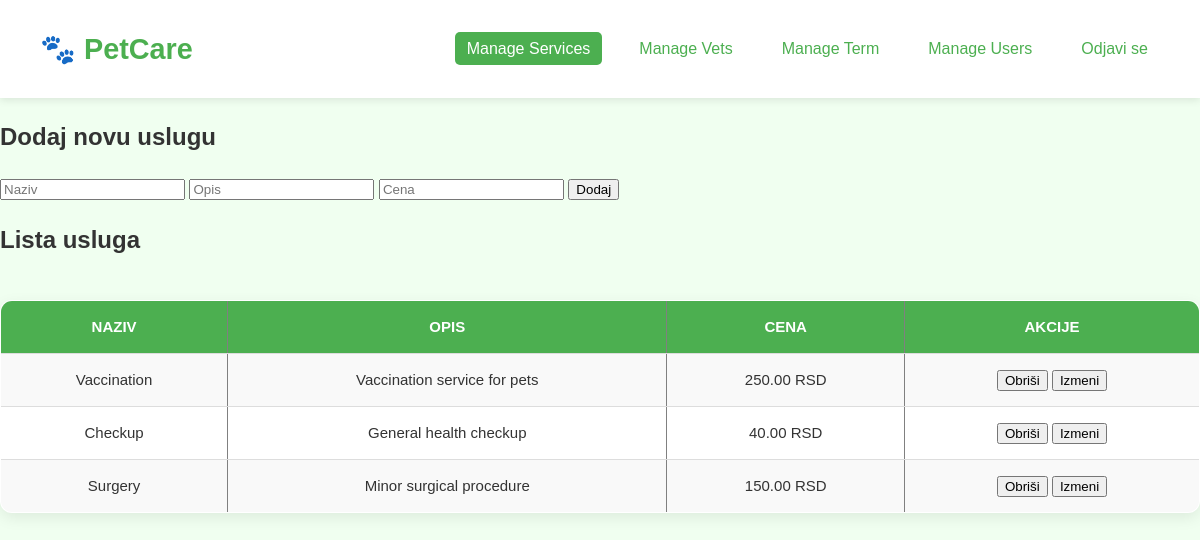
Before: /manage_services.php with the older database file.
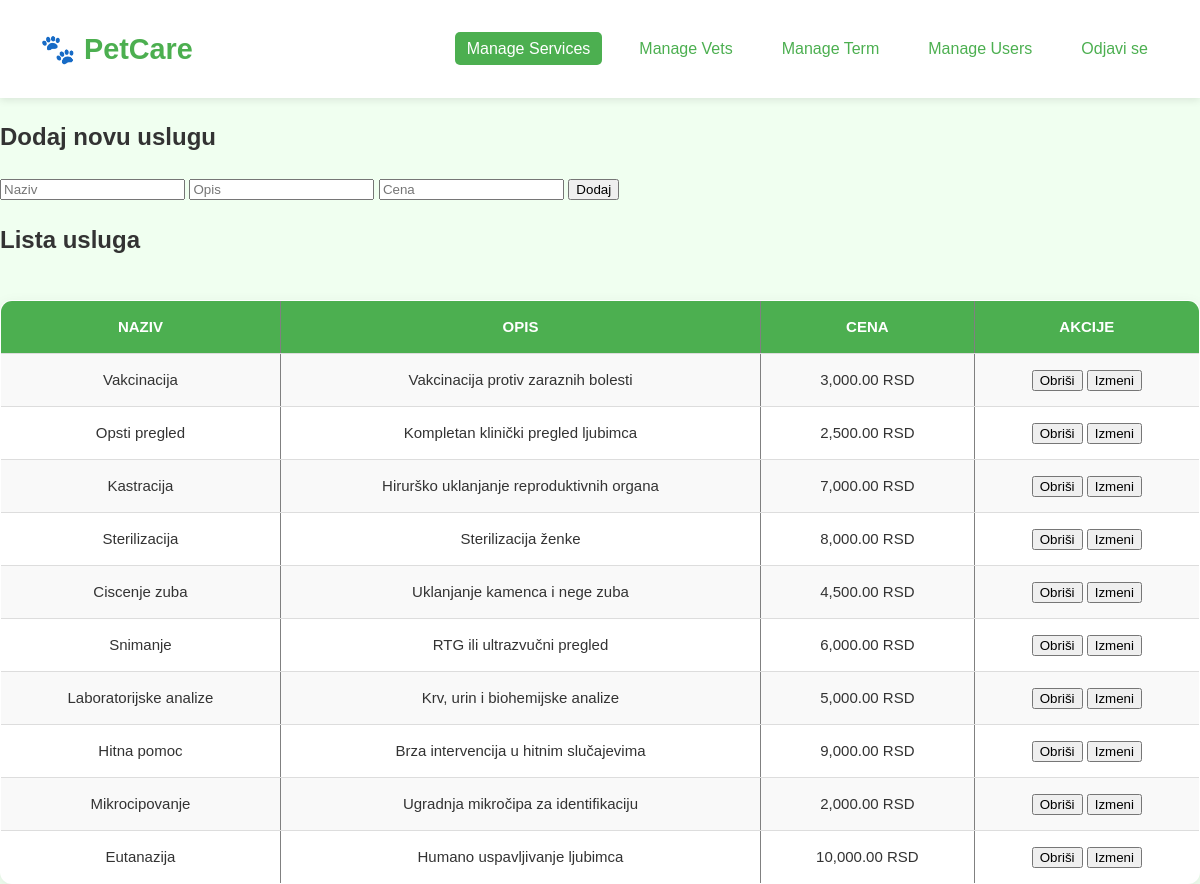
After: the same page with the newer database file.
### tables this page shows
CREATE TABLE `services` (
  `id` int(10) UNSIGNED NOT NULL,
  `name` varchar(100) NOT NULL,
  `description` text DEFAULT NULL,
  `price` decimal(10,2) NOT NULL CHECK (`price` >= 0)
);

### functions.php (called while the page is built, shortened)
<?php
function get_all_services($pdo) {
    $stmt = $pdo->query("SELECT * FROM services");
    return $stmt->fetchAll();
}

### manage_services.php (the view, shortened to what this page needs)
<?php
require_once 'functions.php';
$services = get_all_services($pdo);
$editing = isset($_GET['edit']) ? get_service_by_id($pdo, $_GET['edit']) : null;
?>
<!DOCTYPE html>
<html>
<head>
    <link rel="stylesheet" href="css/css.css">
</head>
<body>
<header>
    <div class="logo">🐾 PetCare</div>
    <nav>
        <ul>
            <li><a href="manage_services.php" class="active">Manage Services</a></li>
            <li><a href="manage_vets.php">Manage Vets</a></li>
            <li><a href="manage_term.php">Manage Term</a></li>
            <li><a href="manage_users.php">Manage Users</a></li>
            <li><a href="logout.php">Odjavi se</a></li>
        </ul>
    </nav>
</header>
<h2><?= $editing ? 'Izmena usluge' : 'Dodaj novu uslugu' ?></h2>
<form method="post">
    <input type="text" name="name" placeholder="Naziv" value="<?= $editing['name'] ?? '' ?>" required>
    <input type="text" name="description" placeholder="Opis" value="<?= $editing['description'] ?? '' ?>">
    <input type="number" step="0.01" name="price" placeholder="Cena" value="<?= $editing['price'] ?? '' ?>" required>
    <button type="submit" name="<?= $editing ? 'update' : 'add' ?>">
        <?= $editing ? 'Izmeni' : 'Dodaj' ?>
    </button>
</form>
<h2>Lista usluga</h2>
<table border="1" cellpadding="5" cellspacing="0">
    <tr>
        <th>Naziv</th>
        <th>Opis</th>
        <th>Cena</th>
        <th>Akcije</th>
    </tr>
    <?php foreach ($services as $s): ?>
        <tr>
            <td><?= htmlspecialchars($s['name']) ?></td>
            <td><?= htmlspecialchars($s['description']) ?></td>
            <td><?= number_format($s['price'], 2) ?> RSD</td>
            <td>
                <form method="post" style="display:inline-block;">
                    <button type="submit" onclick="return confirm('Obrisati uslugu?')">Obriši</button>
                </form>
                <a href="?edit=<?= $s['id'] ?>"><button>Izmeni</button></a>
            </td>
        </tr>
    <?php endforeach; ?>
</table>
</body>
</html>

Changed rows visible on the page:
removed services: name "Checkup", description "General health checkup", price "40.00"
removed services: name "Surgery", description "Minor surgical procedure", price "150.00"
changed services: name "Vaccination" → "Vakcinacija"; description "Vaccination service for pets" → "Vakcinacija protiv zaraznih bolesti"; price "250.00" → "3,000.00"
added services: name "Opsti pregled", description "Kompletan klinički pregled ljubimca", price "2,500.00"
added services: name "Kastracija", description "Hirurško uklanjanje reproduktivnih organa", price "7,000.00"
added services: name "Sterilizacija", description "Sterilizacija ženke", price "8,000.00"
added services: name "Ciscenje zuba", description "Uklanjanje kamenca i nege zuba", price "4,500.00"
added services: name "Snimanje", description "RTG ili ultrazvučni pregled", price "6,000.00"
added services: name "Laboratorijske analize", description "Krv, urin i biohemijske analize", price "5,000.00"
added services: name "Hitna pomoc", description "Brza intervencija u hitnim slučajevima", price "9,000.00"
added services: name "Mikrocipovanje", description "Ugradnja mikročipa za identifikaciju", price "2,000.00"
added services: name "Eutanazija", description "Humano uspavljivanje ljubimca", price "10,000.00"
